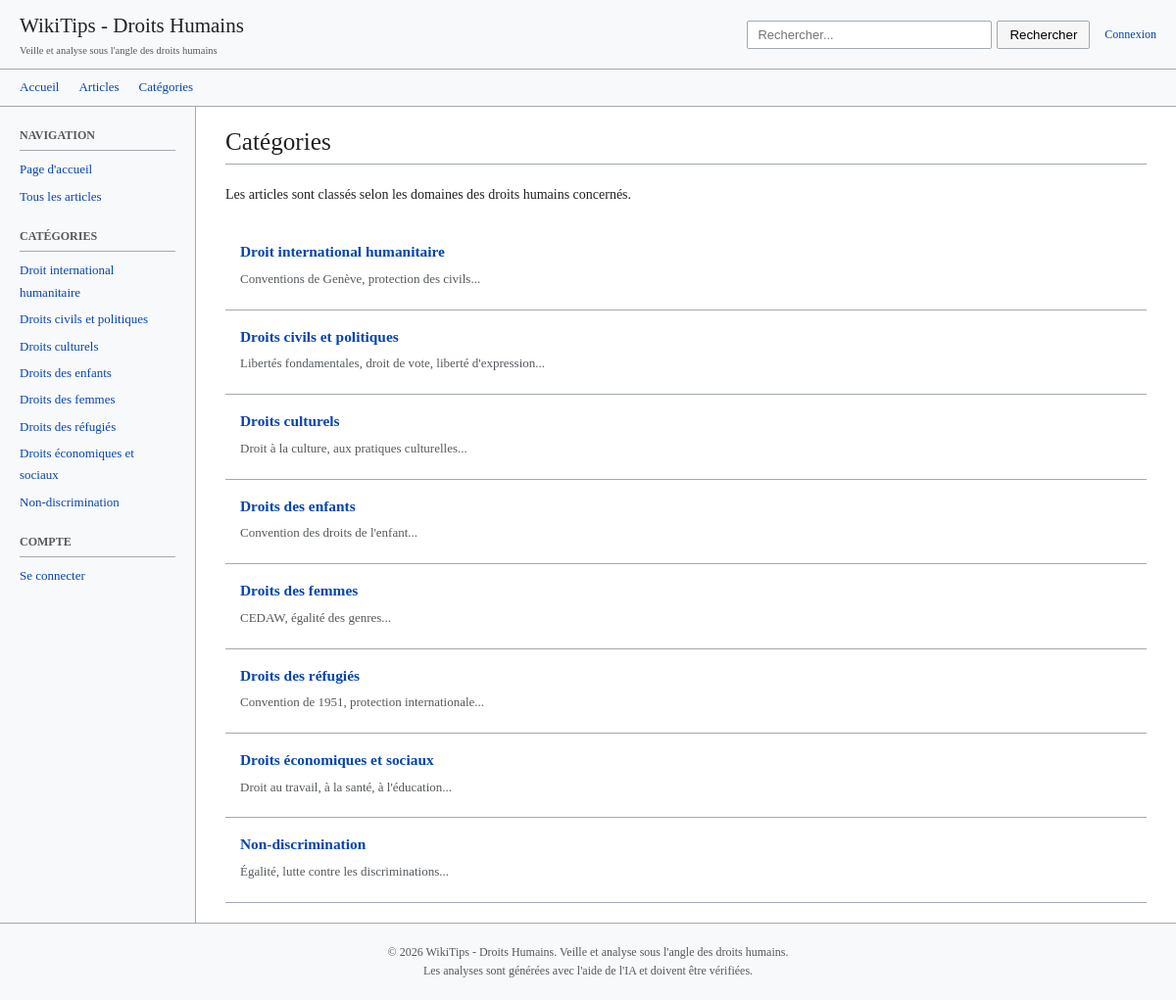
/categories.php, run on the app's committed database.
### tables this page shows
CREATE TABLE categories (
                id INTEGER PRIMARY KEY AUTOINCREMENT,
                name TEXT UNIQUE NOT NULL,
                slug TEXT UNIQUE NOT NULL,
                description TEXT
            );

### config.php (called while the page is built, shortened)
<?php
function url(string $path = ''): string {
    $path = ltrim($path, '/');
    return BASE_PATH . '/' . $path;
}
spl_autoload_register(function ($class) {
    $file = __DIR__ . '/includes/' . $class . '.php';
});

### includes/Database.php (called while the page is built, shortened)
<?php
class Database {
    private static $instance = null;
    private $pdo;
    private function __construct() {
        $dbDir = dirname(DB_PATH);
        $this->pdo = new PDO('sqlite:' . DB_PATH);
        $this->pdo->setAttribute(PDO::ATTR_ERRMODE, PDO::ERRMODE_EXCEPTION);
        $this->pdo->setAttribute(PDO::ATTR_DEFAULT_FETCH_MODE, PDO::FETCH_ASSOC);
        $this->initTables();
    }
    public static function getInstance(): self {
        if (self::$instance === null) {
            self::$instance = new self();
        }
        return self::$instance;
    }
    public function getPdo(): PDO {
        return $this->pdo;
    }
    private function initTables(): void {
        $this->pdo->exec("
            CREATE TABLE IF NOT EXISTS articles (
                id INTEGER PRIMARY KEY AUTOINCREMENT,
                title TEXT NOT NULL,
                slug TEXT UNIQUE NOT NULL,
                source_url TEXT,
                source_content TEXT,
                summary TEXT,
                main_points TEXT,
                human_rights_analysis TEXT,
                content TEXT,
                status TEXT DEFAULT 'draft',
                created_at DATETIME DEFAULT CURRENT_TIMESTAMP,
                updated_at DATETIME DEFAULT CURRENT_TIMESTAMP
            )
        ");
        $this->pdo->exec("
            CREATE TABLE IF NOT EXISTS categories (
                id INTEGER PRIMARY KEY AUTOINCREMENT,
                name TEXT UNIQUE NOT NULL,
                slug TEXT UNIQUE NOT NULL,
                description TEXT
            )
        ");
        $this->pdo->exec("
            CREATE TABLE IF NOT EXISTS article_categories (
                article_id INTEGER,
                category_id INTEGER,
                PRIMARY KEY (article_id, category_id),
                FOREIGN KEY (article_id) REFERENCES articles(id) ON DELETE CASCADE,
                FOREIGN KEY (category_id) REFERENCES categories(id) ON DELETE CASCADE
            )
        ");
        $defaultCategories = [
            ['Droits civils et politiques', 'droits-civils-politiques', 'Libertés fondamentales, droit de vote, liberté d\'expression...'],
            ['Droits économiques et sociaux', 'droits-economiques-sociaux', 'Droit au travail, à la santé, à l\'éducation...'],
            ['Droits culturels', 'droits-culturels', 'Droit à la culture, aux pratiques culturelles...'],
            ['Droit international humanitaire', 'droit-humanitaire', 'Conventions de Genève, protection des civils...'],
            ['Droits des réfugiés', 'droits-refugies', 'Convention de 1951, protection internationale...'],
            ['Droits des enfants', 'droits-enfants', 'Convention des droits de l\'enfant...'],
            ['Droits des femmes', 'droits-femmes', 'CEDAW, égalité des genres...'],
            ['Non-discrimination', 'non-discrimination', 'Égalité, lutte contre les discriminations...']
        ];
        $stmt = $this->pdo->prepare("INSERT OR IGNORE INTO categories (name, slug, description) VALUES (?, ?, ?)");
        foreach ($defaultCategories as $cat) {
            $stmt->execute($cat);
        }
        $this->pdo->exec("
            CREATE TABLE IF NOT EXISTS users (
                id INTEGER PRIMARY KEY AUTOINCREMENT,
                username TEXT UNIQUE NOT NULL,
                email TEXT UNIQUE NOT NULL,
                password_hash TEXT NOT NULL,
                role TEXT DEFAULT 'editor',
                created_at DATETIME DEFAULT CURRENT_TIMESTAMP,
                last_login DATETIME
            )
        ");
        $stmt = $this->pdo->query("SELECT COUNT(*) FROM users");
        $this->pdo->exec("
            CREATE TABLE IF NOT EXISTS pages (
                id INTEGER PRIMARY KEY AUTOINCREMENT,
                slug TEXT UNIQUE NOT NULL,
                title TEXT NOT NULL,
                content TEXT,
                updated_at DATETIME DEFAULT CURRENT_TIMESTAMP
            )
        ");
        $stmt = $this->pdo->query("SELECT COUNT(*) FROM pages WHERE slug = 'home'");
    }
}

### includes/Category.php (called while the page is built, shortened)
<?php
class Category {
    private $db;
    public function __construct() {
        $this->db = Database::getInstance()->getPdo();
    }
    public function getAll(): array {
        $stmt = $this->db->query("SELECT * FROM categories ORDER BY name");
        return $stmt->fetchAll();
    }
}

### includes/Auth.php (called while the page is built, shortened)
<?php
class Auth {
    public function isLoggedIn(): bool {
        return isset($_SESSION['user_id']);
    }
}

### categories.php (the view, shortened to what this page needs)
<?php
require_once __DIR__ . '/config.php';
$categoryModel = new Category();
$categories = $categoryModel->getAll();
?>
<div class="article-header">
    <h1>Catégories</h1>
</div>
<div class="article-section">
    <p>Les articles sont classés selon les domaines des droits humains concernés.</p>
</div>
<ul class="article-list">
    <?php foreach ($categories as $category): ?>
        <li class="article-list-item">
            <h3><a href="<?= url('category.php?slug=' . htmlspecialchars($category['slug'])) ?>"><?= htmlspecialchars($category['name']) ?></a></h3>
            <?php if ($category['description']): ?>
                <p class="summary"><?= htmlspecialchars($category['description']) ?></p>
            <?php endif; ?>
        </li>
    <?php endforeach; ?>
</ul>
<?php
$content = ob_get_clean();
require __DIR__ . '/templates/layout.php';

### templates/layout.php (shortened to what this page needs)
<!DOCTYPE html>
<html lang="fr">
<head>
    <link rel="stylesheet" href="<?= url('assets/css/style.css') ?>">
</head>
<body>
    <?php
    $auth = new Auth();
    $isLoggedIn = $auth->isLoggedIn();
    $currentUser = $isLoggedIn ? $auth->getUser() : null;
    ?>
    <header class="wiki-header">
        <div class="wiki-header-inner">
            <a href="<?= url() ?>" class="wiki-logo">
                <div>
                    <h1><?= SITE_NAME ?></h1>
                    <div class="subtitle"><?= SITE_DESCRIPTION ?></div>
                </div>
            </a>
            <div style="display: flex; align-items: center; gap: 15px;">
                <form class="wiki-search" action="<?= url('search.php') ?>" method="get">
                    <input type="text" name="q" placeholder="Rechercher..." value="<?= htmlspecialchars($_GET['q'] ?? '') ?>">
                    <button type="submit">Rechercher</button>
                </form>
                <div class="user-menu">
                    <?php if ($isLoggedIn): ?>
                        <a href="<?= url('profile.php') ?>" style="font-size: 12px; color: #666;"><?= htmlspecialchars($currentUser['username']) ?></a>
                        <a href="<?= url('logout.php') ?>" style="font-size: 12px;">Déconnexion</a>
                    <?php else: ?>
                        <a href="<?= url('login.php') ?>" style="font-size: 12px;">Connexion</a>
                    <?php endif; ?>
                </div>
            </div>
        </div>
    </header>
    <nav class="wiki-nav">
        <a href="<?= url() ?>">Accueil</a>
        <a href="<?= url('articles.php') ?>">Articles</a>
        <a href="<?= url('categories.php') ?>">Catégories</a>
    </nav>
    <div class="wiki-container">
        <aside class="wiki-sidebar">
            <div class="sidebar-section">
                <h3>Navigation</h3>
                <ul>
                    <li><a href="<?= url() ?>">Page d'accueil</a></li>
                    <li><a href="<?= url('articles.php') ?>">Tous les articles</a></li>
                </ul>
            </div>
            <div class="sidebar-section">
                <h3>Catégories</h3>
                <ul>
                    <?php
                    $categoryModel = new Category();
                    $categories = $categoryModel->getAll();
                    foreach ($categories as $cat): ?>
                        <li><a href="<?= url('category.php?slug=' . htmlspecialchars($cat['slug'])) ?>"><?= htmlspecialchars($cat['name']) ?></a></li>
                    <?php endforeach; ?>
                </ul>
            </div>
            <?php if (!$isLoggedIn): ?>
            <div class="sidebar-section">
                <h3>Compte</h3>
                <ul>
                    <li><a href="<?= url('login.php') ?>">Se connecter</a></li>
                </ul>
            </div>
            <?php endif; ?>
        </aside>
        <main class="wiki-content">
            <?= $content ?? '' ?>
        </main>
    </div>
    <footer class="wiki-footer">
        <p>&copy; <?= date('Y') ?> <?= SITE_NAME ?>. Veille et analyse sous l'angle des droits humains.</p>
        <p>Les analyses sont générées avec l'aide de l'IA et doivent être vérifiées.</p>
    </footer>
</body>
</html>

### assets/css/style.css (style rules this page uses)
:root { --wiki-blue: #3366cc; --wiki-blue-dark: #2a4b8d; --wiki-link: #0645ad; --wiki-visited: #0b0080; --wiki-red: #ba0000; --wiki-border: #a2a9b1; --wiki-bg: #f6f6f6; --wiki-bg-light: #f8f9fa; --wiki-text: #202122; --wiki-text-light: #54595d; --content-width: 960px; --sidebar-width: 200px; }
* { box-sizing: border-box; margin: 0; padding: 0; }
body { font-family: 'Linux Libertine', 'Georgia', 'Times', serif; font-size: 14px; line-height: 1.6; color: var(--wiki-text); background: #fff; }
a { color: var(--wiki-link); text-decoration: none; }
.wiki-container { display: flex; max-width: 1400px; margin: 0 auto; }
.wiki-header { background: var(--wiki-bg-light); border-bottom: 1px solid var(--wiki-border); padding: 10px 20px; }
.wiki-header-inner { max-width: 1400px; margin: 0 auto; display: flex; align-items: center; justify-content: space-between; }
.wiki-logo { display: flex; align-items: center; gap: 15px; text-decoration: none; color: var(--wiki-text); }
.wiki-logo h1 { font-size: 1.5em; font-weight: normal; }
.wiki-logo .subtitle { font-size: 0.75em; color: var(--wiki-text-light); }
.wiki-search { display: flex; gap: 5px; }
.wiki-search input { padding: 6px 10px; border: 1px solid var(--wiki-border); border-radius: 2px; width: 250px; font-size: 13px; }
.wiki-search button { padding: 6px 12px; background: var(--wiki-bg); border: 1px solid var(--wiki-border); border-radius: 2px; cursor: pointer; }
.wiki-nav { display: flex; gap: 20px; padding: 8px 20px; background: var(--wiki-bg-light); border-bottom: 1px solid var(--wiki-border); font-size: 13px; }
.wiki-nav a { color: var(--wiki-link); }
.wiki-sidebar { width: var(--sidebar-width); padding: 20px; background: var(--wiki-bg-light); border-right: 1px solid var(--wiki-border); min-height: calc(100vh - 120px); }
.sidebar-section { margin-bottom: 20px; }
.sidebar-section h3 { font-size: 12px; font-weight: bold; color: var(--wiki-text-light); text-transform: uppercase; margin-bottom: 8px; padding-bottom: 5px; border-bottom: 1px solid var(--wiki-border); }
.sidebar-section ul { list-style: none; }
.sidebar-section li { margin: 5px 0; }
.sidebar-section a { font-size: 13px; }
.wiki-content { flex: 1; padding: 20px 30px; max-width: calc(100% - var(--sidebar-width)); }
.article-header { border-bottom: 1px solid var(--wiki-border); padding-bottom: 5px; margin-bottom: 20px; }
.article-header h1 { font-size: 1.8em; font-weight: normal; line-height: 1.3; }
.article-section { margin: 20px 0; }
.article-section p { margin: 10px 0; }
.article-list { list-style: none; }
.article-list-item { padding: 15px; border-bottom: 1px solid var(--wiki-border); }
.article-list-item h3 { font-size: 1.1em; margin-bottom: 5px; }
.article-list-item .summary { font-size: 13px; color: var(--wiki-text-light); margin-bottom: 5px; }
.wiki-footer { background: var(--wiki-bg-light); border-top: 1px solid var(--wiki-border); padding: 20px; text-align: center; font-size: 12px; color: var(--wiki-text-light); }

### data on the page
categories: name "Droit international humanitaire", description "Conventions de Genève, protection des civils..."
categories: name "Droits civils et politiques", description "Libertés fondamentales, droit de vote, liberté d'expression..."
categories: name "Droits culturels", description "Droit à la culture, aux pratiques culturelles..."
categories: name "Droits des enfants", description "Convention des droits de l'enfant..."
categories: name "Droits des femmes", description "CEDAW, égalité des genres..."
categories: name "Droits des réfugiés", description "Convention de 1951, protection internationale..."
categories: name "Droits économiques et sociaux", description "Droit au travail, à la santé, à l'éducation..."
categories: name "Non-discrimination", description "Égalité, lutte contre les discriminations..."

### other printed values
SITE_NAME "WikiTips - Droits Humains"
SITE_DESCRIPTION "Veille et analyse sous l'angle des droits humains"
